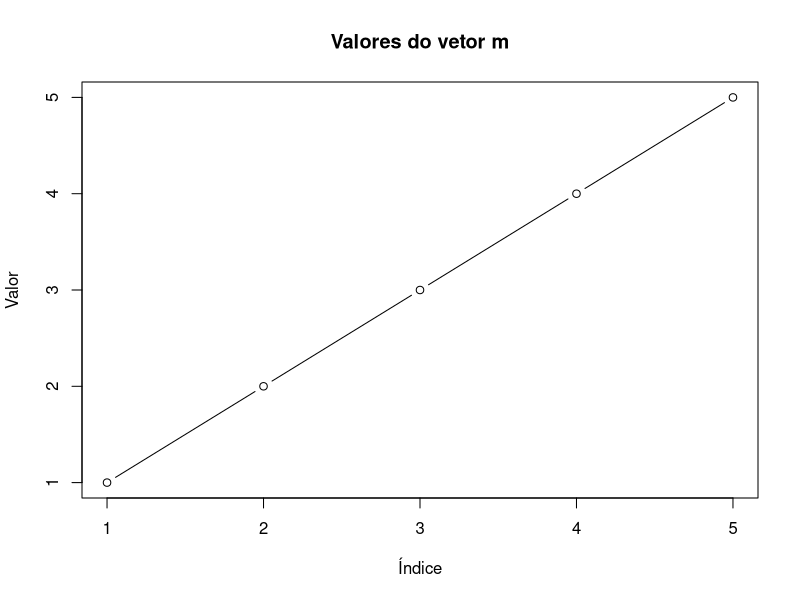

The R source for this figure:
m <- c(1, 2, 3, 4, 5)

# Outras Linhas

  # Calculando a média
  media <- mean(m)
  
  # Mostrando o resultado
  print(media)
  
  # Criando um gráfico simples
  plot(m,
       type = "b",
       main = "Valores do vetor m",
       xlab = "Índice",
       ylab = "Valor")
